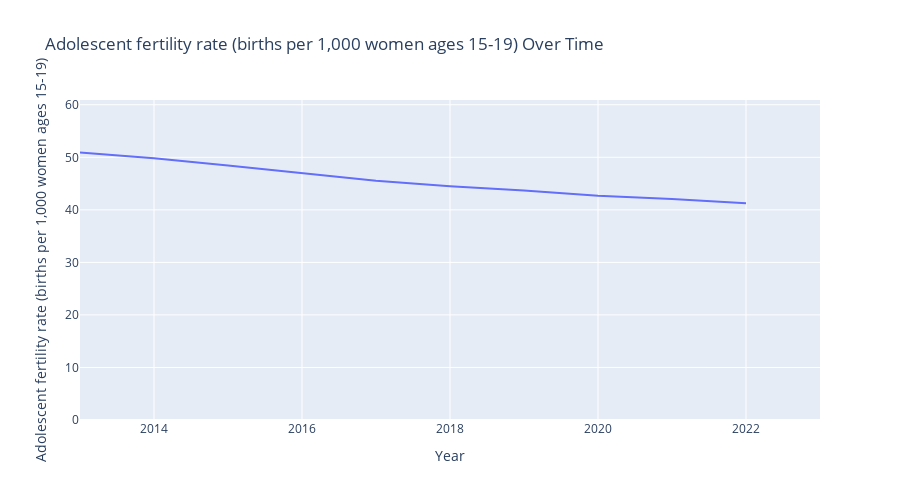

The code cell stored with this chart in its notebook:
### Code cell
fig1 = px.line(
    adfertility_avg,
    x="Year",
    y= "Adolescent fertility rate (births per 1,000 women ages 15-19)",
    title='Adolescent fertility rate (births per 1,000 women ages 15-19) Over Time',
    width=900,     
    height=500)

fig1.update_layout(
    yaxis=dict(range=[0, adfertility_avg["Adolescent fertility rate (births per 1,000 women ages 15-19)"].max() + 10]) 
)
fig1.show()

### Figure 1 — Plotly figure (JSON) as saved in the notebook; plotly's stock layout.template omitted (floating-point values rounded to 4 significant figures)
{"data": [{"hovertemplate": "Year=%{x}<br>Adolescent fertility rate (births per 1,000 women ages 15-19)=%{y}<extra></extra>", "legendgroup": "", "line": {"color": "#636efa", "dash": "solid"}, "marker": {"symbol": "circle"}, "mode": "lines", "name": "", "orientation": "v", "showlegend": false, "type": "scatter", "x": [2013, 2014, 2015, 2016, 2017, 2018, 2019, 2020, 2021, 2022, 2023], "xaxis": "x", "y": [50.91, 49.81, 48.44, 46.96, 45.54, 44.5, 43.68, 42.69, 42.05, 41.25, null], "yaxis": "y"}], "layout": {"height": 500, "legend": {"tracegroupgap": 0}, "title": {"text": "Adolescent fertility rate (births per 1,000 women ages 15-19) Over Time"}, "width": 900, "xaxis": {"anchor": "y", "autorange": true, "domain": [0, 1], "range": [2013, 2023], "title": {"text": "Year"}, "type": "linear"}, "yaxis": {"anchor": "x", "domain": [0, 1], "range": [0, 60.91], "title": {"text": "Adolescent fertility rate (births per 1,000 women ages 15-19)"}, "type": "linear"}}}
